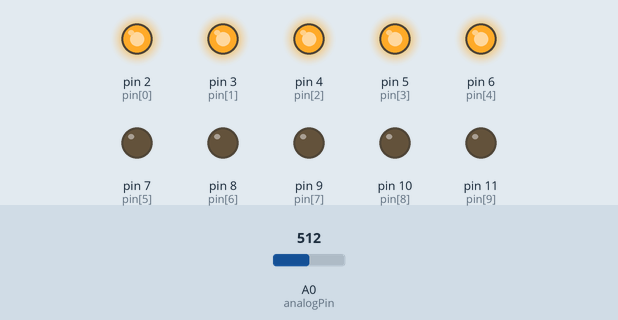
The sketch below on a simulated Arduino Uno, built with avr-gcc and run on an emulated ATmega328P. Parts: output pins drawn as LEDs (lit = HIGH). Inputs (shaded band) come from the test bench; at power-on: A0 (analogPin) = 512.

Above: at 1.2 s.
1.3 s: A0 (analogPin) set to 553
2.8 s: A0 (analogPin) set to 575
At 3.7 s:
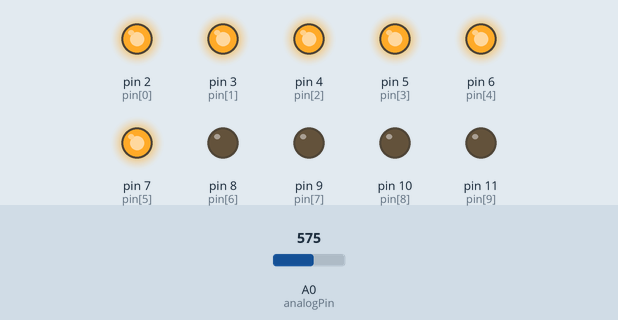
4.3 s: A0 (analogPin) set to 716
At 4.8 s:
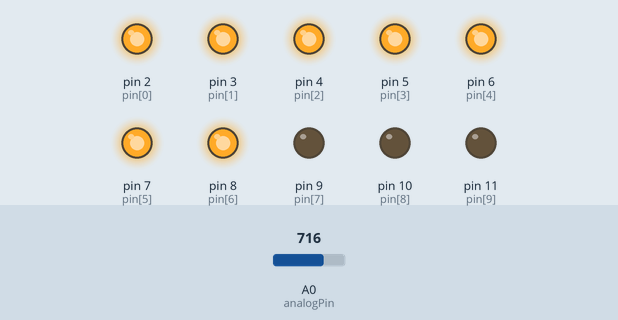
5.8 s: A0 (analogPin) set to 780
7.3 s: A0 (analogPin) set to 805
At 8.3 s:
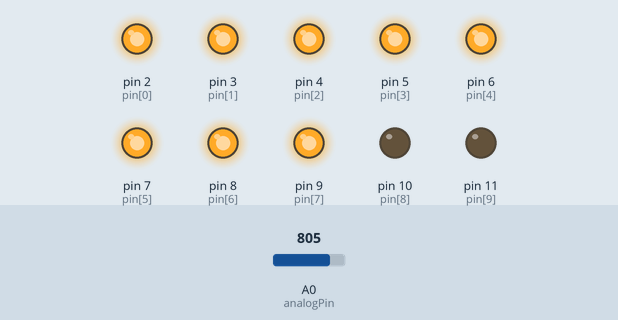
8.8 s: A0 (analogPin) set to 511
At 9.4 s:
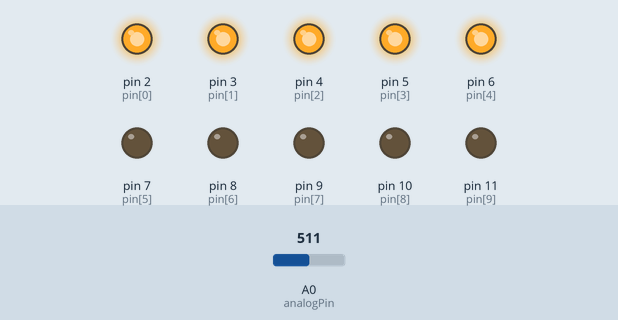
Timing chart, 0 to 11.3 s (numbered marks = the images above; inputs shaded):
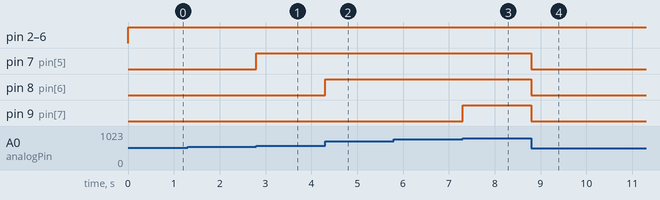

Measured:
- the behaviour switches between 568 and 569 on A0 (analogPin) (found by bisection; images 0 and 1)
- the behaviour switches between 795 and 796 on A0 (analogPin) (found by bisection; images 2 and 3)
- after the input at 1.3 s, every drawn part: stays the same
- after the input at 2.8 s, pin 7 (pin[5]): LOW → HIGH at once
- after the input at 4.3 s, pin 8 (pin[6]): LOW → HIGH at once
- after the input at 5.8 s, every drawn part: stays the same
- after the input at 7.3 s, pin 9 (pin[7]): LOW → HIGH at once
- after the input at 8.8 s, pin 7 (pin[5]), pin 8 (pin[6]), pin 9 (pin[7]): HIGH → LOW at once

The sketch:

DetecteursLumiere.ino
```cpp
/*
Auteur :       Erik Bartmann
Nom :          Des détecteurs de lumière
Version :      1.0
Références :   http://arduino.cc/en/Reference/PinMode
               http://arduino.cc/en/Reference/Constants
               http://arduino.cc/en/Reference/For
               http://arduino.cc/en/Reference/DigitalWrite
               http://arduino.cc/en/Reference/Array
               http://arduino.cc/en/Reference/Map
*/
int pin[] = {2, 3, 4, 5, 6, 7, 8, 9, 10, 11}; // Tableau des broches
int analogPin = 0;   // Broche de l'entrée analogique
int analogValue = 0; // Stocke la valeur analogique mesurée

void setup(){
  for(int i = 0; i < 10; i++)
    pinMode(pin[i], OUTPUT);
}

void loop(){
  analogValue = analogRead(analogPin);
  controlLEDs(analogValue);
}

// Fonction pour commander les LED
void controlLEDs(int value){
  int bargraphValue = map(value, 0, 1023, 0, 9);
  for(int i = 0; i < 10; i++)
    digitalWrite(pin[i], (bargraphValue >= i)?HIGH:LOW);
}
```
